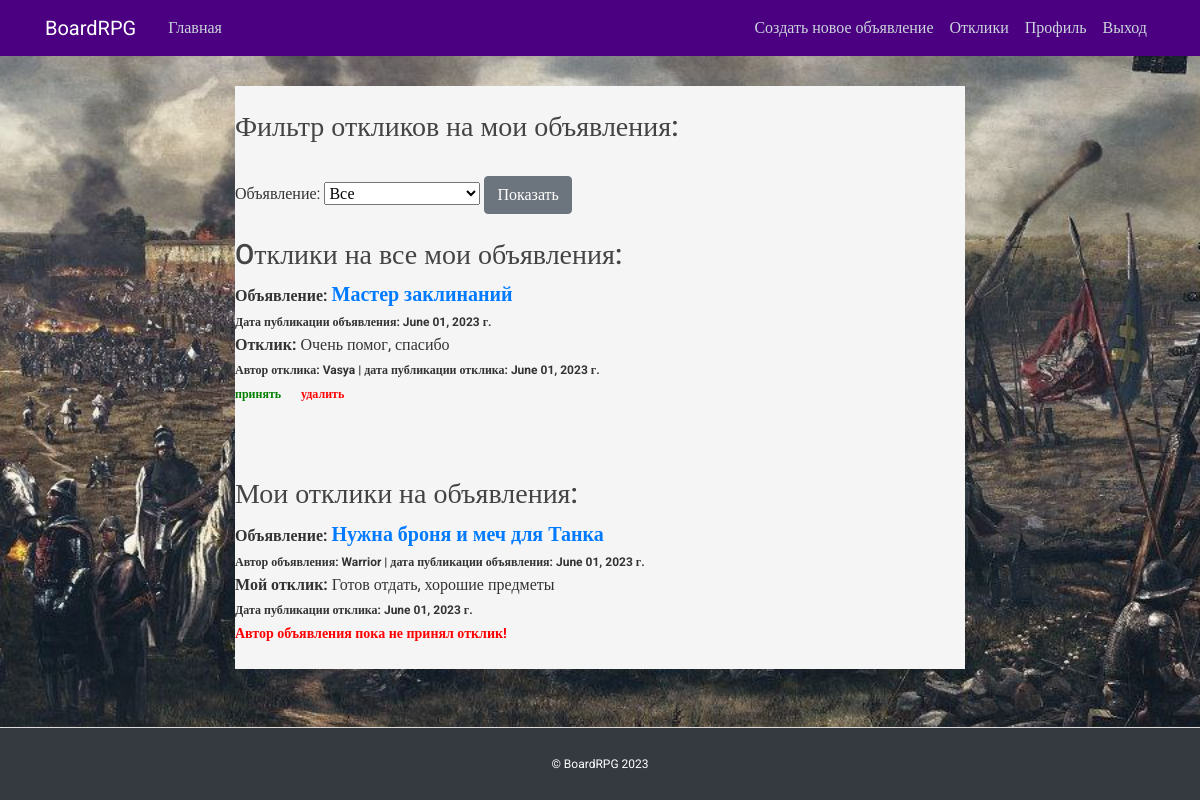
The app's page /responses (signed in) with its own data.
### announcement/models.py (models this page shows, shortened)
class Response(models.Model):
    author = models.ForeignKey(User, on_delete=models.CASCADE)
    post = models.ForeignKey(Post, on_delete=models.CASCADE)
    text = models.TextField()
    status = models.BooleanField(default=False)
    data = models.DateTimeField(default=timezone.now)

class Post(models.Model):
    author = models.ForeignKey(User, on_delete=models.CASCADE)
    CAT = (('tanks', 'Tanks'),
           ('healers', 'Healers'),
           ('damage_dealers', 'Damage Dealers'),
           ('dealers', 'Dealers'),
           ('gildmasters', 'Gildmasters'),
           ('quest_givers', 'Questgivers'),
           ('blacksmiths', 'Blacksmiths'),
           ('skiners', 'Skiners'),
           ('potion_makers', 'Potion makers'),
           ('spell_masters', 'Spell masters'))
    category = models.CharField(max_length=15, choices=CAT)
    data = models.DateTimeField(default=timezone.now)
    title = models.CharField(max_length=256)
    text = RichTextUploadingField(blank=True, null=True)

### announcement/views.py (the view, shortened to what this page needs)
# urls.py: path('responses', Responses.as_view(), name='responses'),
class Responses(LoginRequiredMixin, ListView):
    model = Response
    template_name = 'response/your_response.html'
    context_object_name = 'responses'
    def get_context_data(self, **kwargs):
        context = super(Responses, self).get_context_data(**kwargs)
        global title
        if self.kwargs.get('pk') and Post.objects.filter(id=self.kwargs.get('pk')).exists():
            title = str(Post.objects.get(id=self.kwargs.get('pk')).title)
            print(title)
        context['form'] = ResponsesFilterForm(self.request.user, initial={'title': title})
        context['title'] = title
        if title:
            post_id = Post.objects.get(title=title)
            context['filter_responses'] = list(Response.objects.filter(post_id=post_id).order_by('-data'))
            context['response_post_id'] = post_id.id
        else:
            context['filter_responses'] = list(Response.objects.filter(post_id__author_id=self.request.user).order_by('-data'))
        context['myresponses'] = list(Response.objects.filter(author_id=self.request.user).order_by('-data'))
        return context

### announcement/forms.py
class ResponsesFilterForm(forms.Form):
    def __init__(self, user, *args, **kwargs):
        super(ResponsesFilterForm, self).__init__(*args, **kwargs)
        self.fields['title'] = forms.ModelChoiceField(
            label='Объявление',
            queryset=Post.objects.filter(author_id=user.id).order_by('-data').values_list('title', flat=True),
            empty_label="Все",
            required=False
        )

### templates/response/your_response.html (shortened to what this page needs)
{% extends 'announcement/base.html' %}
{% load bootstrap4 %}
{% block content %}
    <div style="background-color: whitesmoke">
    <br>
    <h3>Фильтр откликов на мои объявления:</h3><br>
	<form method="POST">
        {{ form }}
		<input class="btn btn-secondary" type="submit" value="Показать">
	</form><br>
    {% if title %}
        <h3>Oтклики на мое объявление</h3>
        <a href="/post/{{ response_post_id }}" style="font-size: 20px;"><b>{{ title }}:</b></a><br>
        {% if filter_responses %}
            {% for response in filter_responses %}
                <a><b>Отклик: </b></a>{{ response.text }}<br>
                <span style="font-size: 12px;"><b>Автор отклика: {{ response.author.username }} |
                    дата публикации отклика: {{ response.data|date:'d.M.Y' }} г.</b></span><br>
                {% if response.status == False %}
                    <a href="/response/accept/{{ response.id }}" style="font-size: 12px; color:green"><b>принять</b></a>
                    <a>&nbsp;&nbsp;&nbsp;</a>
                    <a href="/response/delete/{{ response.id }}" style="font-size: 12px; color:red"><b>удалить</b></a>
                {% else %}
                    <a style="font-size: 14px; color:green"><b>отклик принят</b></a>
                {% endif %}
                <br><br>
            {% endfor %}
        {% else %}
            <br>
            <h5>Откликов нет!</h5>
        {% endif %}
    {% else %}
        <h3>Oтклики на все мои объявления:</h3>
        {% if filter_responses %}
            {% for response in filter_responses %}
                <a><b>Объявление:</b></a>
                <a href="/post/{{ response.post_id }}" style="font-size: 20px;"><b>{{ response.post.title }}</b></a><br>
                <span style="font-size: 12px;"><b>Дата публикации объявления: {{ response.post.data|date:'F d, Y' }} г.</b>
                </span><br>
                <a><b>Отклик: </b></a>{{ response.text }}<br>
                <span style="font-size: 12px;"><b>Автор отклика: {{ response.author.username }} |
                    дата публикации отклика: {{ response.data|date:'F d, Y' }} г.</b></span><br>
                {% if response.status == False %}
                    <a href="/response/accept/{{ response.id }}" style="font-size: 12px; color:green"><b>принять</b></a>
                    <a>&nbsp;&nbsp;&nbsp;</a>
                    <a href="/response/delete/{{ response.id }}" style="font-size: 12px; color:red"><b>удалить</b></a>
                {% else %}
                    <a style="font-size: 14px; color:green"><b>отклик принят</b></a>
                {% endif %}
                <br><br>
            {% endfor %}
        {% else %}
            <h5>Откликов нет!</h5>
        {% endif %}
    {% endif %}
    <br><br>
    <h3>Мои отклики на объявления:</h3>
    {% if myresponses %}
        {% for response in myresponses %}
            <a><b>Объявление:</b></a>
            <a href="/post/{{ response.post_id }}" style="font-size: 20px;"><b>{{ response.post.title }}</b></a><br>
            <span style="font-size: 12px;"><b>Автор объявления:  {{ response.post.author.username }} |
                дата публикации объявления: {{ response.post.data|date:'F d, Y' }} г.</b></span><br>
            <a><b>Мой отклик:</b></a>
            {{ response.text }}<br>
            <span style="font-size: 12px;"><b>Дата публикации отклика: {{ response.data|date:'F d, Y' }} г.</b></span><br>
            {% if response.status == True %}
                <a style="font-size: 14px; color:green"><b>Автор объявления принял отклик!</b></a>
            {% else %}
                <a style="font-size: 14px; color:red"><b>Автор объявления пока не принял отклик!</b></a>
            {% endif %}
        <br><br>
        {% endfor %}
    {% else %}
        <h5>Откликов нет!</h5>
    {% endif %}
    </div>
{% endblock content %}

### records on screen
Response: post "Мастер заклинаний", post.data "June 01, 2023", text "Очень помог, спасибо", author.username "Vasya", data "June 01, 2023"
Response: post "Нужна броня и меч для Танка", post.author.username "Warrior", post.data "June 01, 2023", text "Готов отдать, хорошие предметы", data "June 01, 2023", status "Автор объявления пока не принял отклик!"
